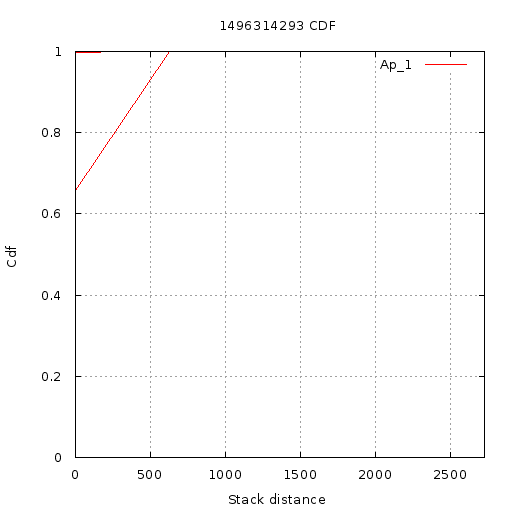

Reproduce this figure in gnuplot.
set terminal  png size 512,512 font 'Verdana, 10'
set title "1496314293 CDF"
set output '//home//cat//Documents//CACHE//Results//PlotData//Static partial//1496314293//CDF//5//cdf.png'
set ylabel "Cdf"
set yrange [0:1]
set xlabel "Stack distance"
set xrange [1.000000:2725.000000]
set grid xtics ytics
plot '//home//cat//Documents//CACHE//Results//PlotData//Static partial//1496314293//CDF//5//App_1.txt' using 1:2 with lines title 'Ap_1'
set terminal  png size 512,512 font 'Verdana, 10'
set title "1496314293 CDF"
set output '//home//cat//Documents//CACHE//Results//PlotData//Static partial//1496314293//CDF//5//cdf.png'
set ylabel "Cdf"
set yrange [0:1]
set xlabel "Stack distance"
set xrange [1.000000:2725.000000]
set grid xtics ytics
plot '//home//cat//Documents//CACHE//Results//PlotData//Static partial//1496314293//CDF//5//App_1.txt' using 1:2 with lines title 'Ap_1'
set terminal  png size 512,512 font 'Verdana, 10'
set title "1496314293 CDF"
set output '//home//cat//Documents//CACHE//Results//PlotData//Static partial//1496314293//CDF//5//cdf.png'
set ylabel "Cdf"
set yrange [0:1]
set xlabel "Stack distance"
set xrange [1.000000:2725.000000]
set grid xtics ytics
plot '//home//cat//Documents//CACHE//Results//PlotData//Static partial//1496314293//CDF//5//App_1.txt' using 1:2 with lines title 'Ap_1'
set terminal  png size 512,512 font 'Verdana, 10'
set title "1496314293 CDF"
set output '//home//cat//Documents//CACHE//Results//PlotData//Static partial//1496314293//CDF//5//cdf.png'
set ylabel "Cdf"
set yrange [0:1]
set xlabel "Stack distance"
set xrange [1.000000:2725.000000]
set grid xtics ytics
plot '//home//cat//Documents//CACHE//Results//PlotData//Static partial//1496314293//CDF//5//App_1.txt' using 1:2 with lines title 'Ap_1'
